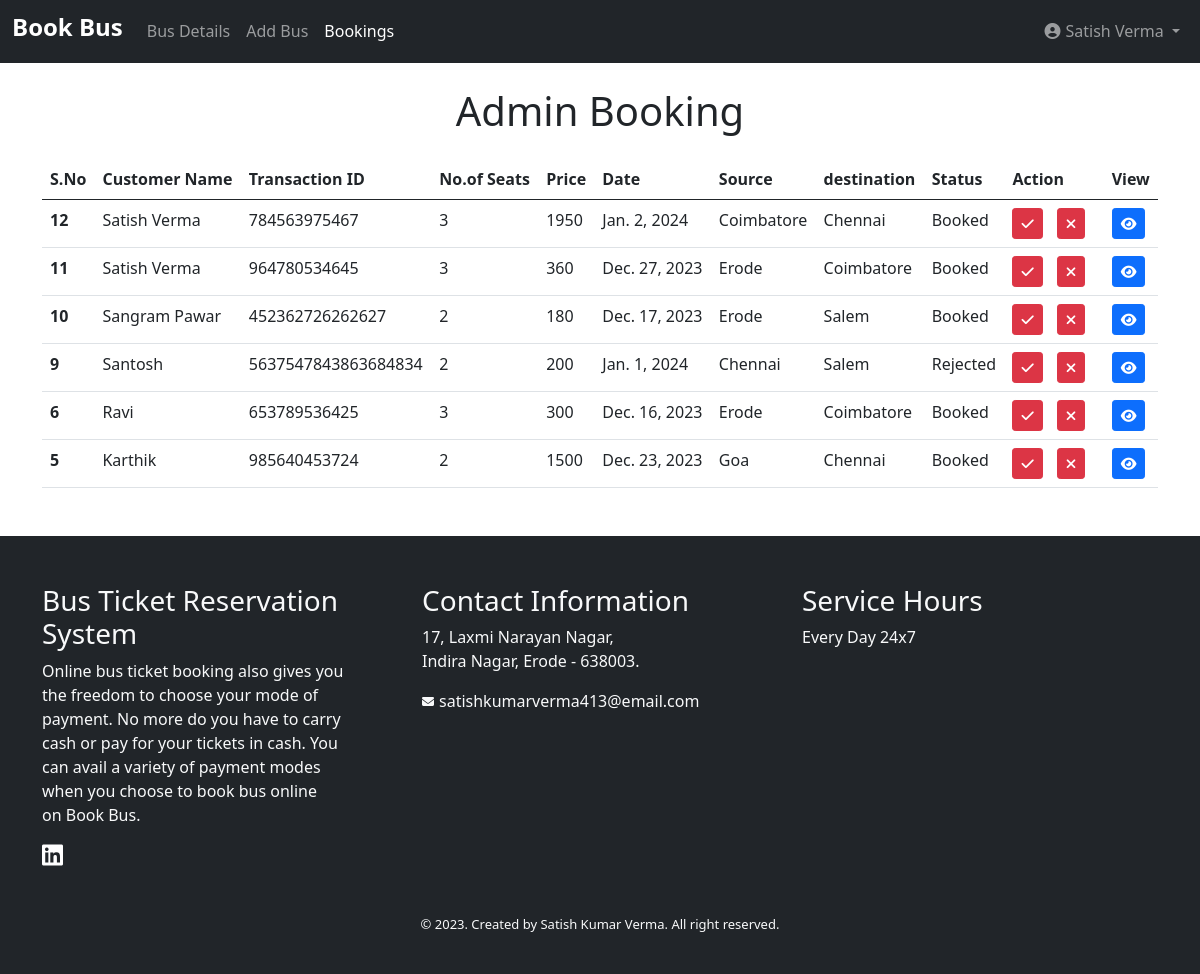
The page /admin_panel/adminbooking/ (signed in) on the database its author committed.
### admin_panel/models.py (models this page shows)
class Booking(models.Model):
    name = models.CharField(max_length=50)
    email = models.CharField(max_length=50)
    transactionid = models.CharField(max_length=50)
    noseats = models.CharField(max_length=50)
    totalprice = models.CharField(max_length=50)
    status = models.CharField(max_length=50)
    busname = models.CharField(max_length=50, blank=True, null=True)
    busnumber = models.CharField(max_length=50, blank=True, null=True)
    date = models.DateField(blank=True, null=True)
    source = models.CharField(max_length=50, blank=True, null=True)
    deparchertime = models.TimeField(blank=True, null=True)
    destination = models.CharField(max_length=50, blank=True, null=True)
    arrivaltime = models.TimeField(blank=True, null=True)
    durition = models.CharField(max_length=50, blank=True, null=True)

### admin_panel/views.py (the view)
# urls.py: path('adminbooking/', views.adminbooking, name='adminbooking'),
def adminbooking(request):
    data = {}
    if 'adminusername' in request.session:
        data['adminemail'] = request.session['adminemail']
        data['adminusername'] = request.session['adminusername']
    my_data = Booking.objects.all().order_by('-id').values()
    data['my_data'] = my_data
    return render(request, 'adminbooking.html', data)

### templates/adminbooking.html (shortened to what this page needs)
<!DOCTYPE html>
<html lang="en">
<head>
    <link rel="stylesheet" href="https://cdnjs.cloudflare.com/ajax/libs/font-awesome/6.5.1/css/all.min.css">
    <link href="https://cdn.jsdelivr.net/npm/bootstrap@5.0.2/dist/css/bootstrap.min.css" rel="stylesheet"
>
</head>
<body>
    {% include 'adminheader.html' %}
    <div class="container">
        <h1 class="my-4 text-center">Admin Booking</h1>
        <table class="table">
            <thead>
                <tr>
                    <th scope="col">S.No</th>
                    <th scope="col">Customer Name</th>
                    <th scope="col">Transaction ID</th>
                    <th scope="col">No.of Seats</th>
                    <th scope="col">Price</th>
                    <th scope="col">Date</th>
                    <th scope="col">Source</th>
                    <th scope="col">destination</th>
                    <th scope="col">Status</th>
                    <th scope="col">Action</th>
                    <th scope="col">View</th>
                </tr>
            </thead>
            <tbody>
                {% for x in my_data %}
                <tr>
                    <th scope="row">{{x.id}}</th>
                    <td>{{x.name}}</td>
                    <td>{{x.transactionid}}</td>
                    <td>{{x.noseats}}</td>
                    <td>{{x.totalprice}}</td>
                    <td>{{x.date}}</td>
                    <td>{{x.source}}</td>
                    <td>{{x.destination}}</td>
                    <td>{{x.status}}</td>
                    <td>
                        <a href="/admin_panel/statusbooked/{{x.id}}" class="btn btn-danger btn-sm" style="margin-right: 10px;"><i class="fa-solid fa-check"></i></a>
                        <a href="/admin_panel/statusrejected/{{x.id}}" class="btn btn-danger btn-sm"style="margin-right: 10px;"><i class="fa-solid fa-xmark"></i></a>
                    </td>
                    <td><a href="{{forloop.counter}}" class="btn btn-primary btn-sm" data-bs-toggle="modal"
                            data-bs-target="#exampleModal-{{forloop.counter}}"><i class="fa-solid fa-eye"></i></a></td>
                </tr>
                {% endfor %}
            </tbody>
        </table>
    </div>
</body>
{% include 'footer.html' %}
</html>

### rows shown on the page
Booking: id "12", name "Satish Verma", transactionid "784563975467", noseats "3", totalprice "1950", date "Jan. 2, 2024", source "Coimbatore", destination "Chennai", status "Booked"
Booking: id "11", name "Satish Verma", transactionid "964780534645", noseats "3", totalprice "360", date "Dec. 27, 2023", source "Erode", destination "Coimbatore", status "Booked"
Booking: id "10", name "Sangram Pawar", transactionid "452362726262627", noseats "2", totalprice "180", date "Dec. 17, 2023", source "Erode", destination "Salem", status "Booked"
Booking: id "9", name "Santosh", transactionid "5637547843863684834", noseats "2", totalprice "200", date "Jan. 1, 2024", source "Chennai", destination "Salem", status "Rejected"
Booking: id "6", name "Ravi", transactionid "653789536425", noseats "3", totalprice "300", date "Dec. 16, 2023", source "Erode", destination "Coimbatore", status "Booked"
Booking: id "5", name "Karthik", transactionid "985640453724", noseats "2", totalprice "1500", date "Dec. 23, 2023", source "Goa", destination "Chennai", status "Booked"

### other values the page prints
{{ adminusername }} "Satish Verma"
